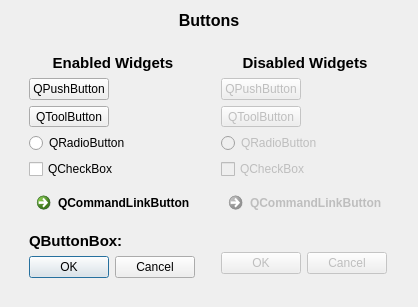
         <widget class="QWidget" name="buttonsPage">
          <layout class="QVBoxLayout" name="verticalLayout_3">
           <item>
            <widget class="QLabel" name="label">
             <property name="sizePolicy">
              <sizepolicy hsizetype="Preferred" vsizetype="Fixed">
               <horstretch>0</horstretch>
               <verstretch>0</verstretch>
              </sizepolicy>
             </property>
             <property name="text">
              <string>&lt;!DOCTYPE HTML PUBLIC &quot;-//W3C//DTD HTML 4.0//EN&quot; &quot;http://www.w3.org/TR/REC-html40/strict.dtd&quot;&gt;
&lt;html&gt;&lt;head&gt;&lt;meta name=&quot;qrichtext&quot; content=&quot;1&quot; /&gt;&lt;style type=&quot;text/css&quot;&gt;
p, li { white-space: pre-wrap; }
&lt;/style&gt;&lt;/head&gt;&lt;body style=&quot; font-family:'Cantarell'; font-size:11pt; font-weight:400; font-style:normal;&quot;&gt;
&lt;p style=&quot; margin-top:0px; margin-bottom:0px; margin-left:0px; margin-right:0px; -qt-block-indent:0; text-indent:0px;&quot;&gt;&lt;span style=&quot; font-size:12pt; font-weight:600;&quot;&gt;Buttons&lt;/span&gt;&lt;/p&gt;&lt;/body&gt;&lt;/html&gt;</string>
             </property>
             <property name="alignment">
              <set>Qt::AlignCenter</set>
             </property>
            </widget>
           </item>
           <item>
            <widget class="QWidget" name="widget_3" native="true">
             <layout class="QHBoxLayout" name="horizontalLayout_2">
              <item>
               <widget class="QWidget" name="widget_4" native="true">
                <layout class="QVBoxLayout" name="verticalLayout_4">
                 <item>
                  <widget class="QLabel" name="label_3">
                   <property name="sizePolicy">
                    <sizepolicy hsizetype="Preferred" vsizetype="Fixed">
                     <horstretch>0</horstretch>
                     <verstretch>0</verstretch>
                    </sizepolicy>
                   </property>
                   <property name="text">
                    <string>&lt;!DOCTYPE HTML PUBLIC &quot;-//W3C//DTD HTML 4.0//EN&quot; &quot;http://www.w3.org/TR/REC-html40/strict.dtd&quot;&gt;
&lt;html&gt;&lt;head&gt;&lt;meta name=&quot;qrichtext&quot; content=&quot;1&quot; /&gt;&lt;style type=&quot;text/css&quot;&gt;
p, li { white-space: pre-wrap; }
&lt;/style&gt;&lt;/head&gt;&lt;body style=&quot; font-family:'Cantarell'; font-size:11pt; font-weight:400; font-style:normal;&quot;&gt;
&lt;p style=&quot; margin-top:0px; margin-bottom:0px; margin-left:0px; margin-right:0px; -qt-block-indent:0; text-indent:0px;&quot;&gt;&lt;span style=&quot; font-weight:600;&quot;&gt;Enabled Widgets&lt;/span&gt;&lt;/p&gt;&lt;/body&gt;&lt;/html&gt;</string>
                   </property>
                   <property name="alignment">
                    <set>Qt::AlignCenter</set>
                   </property>
                  </widget>
                 </item>
                 <item>
                  <widget class="QPushButton" name="pushButton_3">
                   <property name="sizePolicy">
                    <sizepolicy hsizetype="Fixed" vsizetype="Fixed">
                     <horstretch>0</horstretch>
                     <verstretch>0</verstretch>
                    </sizepolicy>
                   </property>
                   <property name="text">
                    <string>QPushButton</string>
                   </property>
                  </widget>
                 </item>
                 <item>
                  <widget class="QToolButton" name="toolButton">
                   <property name="text">
                    <string>QToolButton</string>
                   </property>
                  </widget>
                 </item>
                 <item>
                  <widget class="QRadioButton" name="radioButton">
                   <property name="text">
                    <string>QRadioButton</string>
                   </property>
                  </widget>
                 </item>
                 <item>
                  <widget class="QCheckBox" name="checkBox">
                   <property name="text">
                    <string>QCheckBox</string>
                   </property>
                  </widget>
                 </item>
                 <item>
                  <widget class="QCommandLinkButton" name="commandLinkButton">
                   <property name="sizePolicy">
                    <sizepolicy hsizetype="Fixed" vsizetype="Fixed">
                     <horstretch>0</horstretch>
                     <verstretch>0</verstretch>
                    </sizepolicy>
                   </property>
                   <property name="text">
                    <string>QCommandLinkButton</string>
                   </property>
                  </widget>
                 </item>
                 <item>
                  <widget class="QLabel" name="label_2">
                   <property name="sizePolicy">
                    <sizepolicy hsizetype="Fixed" vsizetype="Fixed">
                     <horstretch>0</horstretch>
                     <verstretch>0</verstretch>
                    </sizepolicy>
                   </property>
                   <property name="text">
                    <string>&lt;!DOCTYPE HTML PUBLIC &quot;-//W3C//DTD HTML 4.0//EN&quot; &quot;http://www.w3.org/TR/REC-html40/strict.dtd&quot;&gt;
&lt;html&gt;&lt;head&gt;&lt;meta name=&quot;qrichtext&quot; content=&quot;1&quot; /&gt;&lt;style type=&quot;text/css&quot;&gt;
p, li { white-space: pre-wrap; }
&lt;/style&gt;&lt;/head&gt;&lt;body style=&quot; font-family:'Cantarell'; font-size:11pt; font-weight:400; font-style:normal;&quot;&gt;
&lt;p style=&quot; margin-top:0px; margin-bottom:0px; margin-left:0px; margin-right:0px; -qt-block-indent:0; text-indent:0px;&quot;&gt;&lt;span style=&quot; font-weight:600;&quot;&gt;QButtonBox:&lt;/span&gt;&lt;/p&gt;&lt;/body&gt;&lt;/html&gt;</string>
                   </property>
                  </widget>
                 </item>
                 <item>
                  <widget class="QDialogButtonBox" name="buttonBox">
                   <property name="sizePolicy">
                    <sizepolicy hsizetype="Fixed" vsizetype="Fixed">
                     <horstretch>0</horstretch>
                     <verstretch>0</verstretch>
                    </sizepolicy>
                   </property>
                   <property name="standardButtons">
                    <set>QDialogButtonBox::Cancel|QDialogButtonBox::Ok</set>
                   </property>
                  </widget>
                 </item>
                </layout>
               </widget>
              </item>
              <item>
               <widget class="QWidget" name="widget_5" native="true">
                <layout class="QVBoxLayout" name="verticalLayout_5">
                 <item>
                  <widget class="QLabel" name="label_4">
                   <property name="sizePolicy">
                    <sizepolicy hsizetype="Preferred" vsizetype="Fixed">
                     <horstretch>0</horstretch>
                     <verstretch>0</verstretch>
                    </sizepolicy>
                   </property>
                   <property name="text">
                    <string>&lt;!DOCTYPE HTML PUBLIC &quot;-//W3C//DTD HTML 4.0//EN&quot; &quot;http://www.w3.org/TR/REC-html40/strict.dtd&quot;&gt;
&lt;html&gt;&lt;head&gt;&lt;meta name=&quot;qrichtext&quot; content=&quot;1&quot; /&gt;&lt;style type=&quot;text/css&quot;&gt;
p, li { white-space: pre-wrap; }
&lt;/style&gt;&lt;/head&gt;&lt;body style=&quot; font-family:'Cantarell'; font-size:11pt; font-weight:400; font-style:normal;&quot;&gt;
&lt;p style=&quot; margin-top:0px; margin-bottom:0px; margin-left:0px; margin-right:0px; -qt-block-indent:0; text-indent:0px;&quot;&gt;&lt;span style=&quot; font-weight:600;&quot;&gt;Disabled Widgets&lt;/span&gt;&lt;/p&gt;&lt;/body&gt;&lt;/html&gt;</string>
                   </property>
                   <property name="alignment">
                    <set>Qt::AlignCenter</set>
                   </property>
                  </widget>
                 </item>
                 <item>
                  <widget class="QPushButton" name="pushButton_4">
                   <property name="enabled">
                    <bool>false</bool>
                   </property>
                   <property name="sizePolicy">
                    <sizepolicy hsizetype="Fixed" vsizetype="Fixed">
                     <horstretch>0</horstretch>
                     <verstretch>0</verstretch>
                    </sizepolicy>
                   </property>
                   <property name="text">
                    <string>QPushButton</string>
                   </property>
                  </widget>
                 </item>
                 <item>
                  <widget class="QToolButton" name="toolButton_2">
                   <property name="enabled">
                    <bool>false</bool>
                   </property>
                   <property name="text">
                    <string>QToolButton</string>
                   </property>
                  </widget>
                 </item>
                 <item>
                  <widget class="QRadioButton" name="radioButton_2">
                   <property name="enabled">
                    <bool>false</bool>
                   </property>
                   <property name="text">
                    <string>QRadioButton</string>
                   </property>
                  </widget>
                 </item>
                 <item>
                  <widget class="QCheckBox" name="checkBox_2">
                   <property name="enabled">
                    <bool>false</bool>
                   </property>
                   <property name="text">
                    <string>QCheckBox</string>
                   </property>
                  </widget>
                 </item>
                 <item>
                  <widget class="QCommandLinkButton" name="commandLinkButton_2">
                   <property name="enabled">
                    <bool>false</bool>
                   </property>
                   <property name="sizePolicy">
                    <sizepolicy hsizetype="Fixed" vsizetype="Fixed">
                     <horstretch>0</horstretch>
                     <verstretch>0</verstretch>
                    </sizepolicy>
                   </property>
                   <property name="text">
                    <string>QCommandLinkButton</string>
                   </property>
                  </widget>
                 </item>
                 <item>
                  <widget class="QLabel" name="label_5">
                   <property name="sizePolicy">
                    <sizepolicy hsizetype="Fixed" vsizetype="Fixed">
                     <horstretch>0</horstretch>
                     <verstretch>0</verstretch>
                    </sizepolicy>
                   </property>
                   <property name="text">
                    <string/>
                   </property>
                  </widget>
                 </item>
                 <item>
                  <widget class="QDialogButtonBox" name="buttonBox_2">
                   <property name="enabled">
                    <bool>false</bool>
                   </property>
                   <property name="sizePolicy">
                    <sizepolicy hsizetype="Fixed" vsizetype="Fixed">
                     <horstretch>0</horstretch>
                     <verstretch>0</verstretch>
                    </sizepolicy>
                   </property>
                   <property name="standardButtons">
                    <set>QDialogButtonBox::Cancel|QDialogButtonBox::Ok</set>
                   </property>
                  </widget>
                 </item>
                </layout>
               </widget>
              </item>
             </layout>
            </widget>
           </item>
          </layout>
         </widget>
